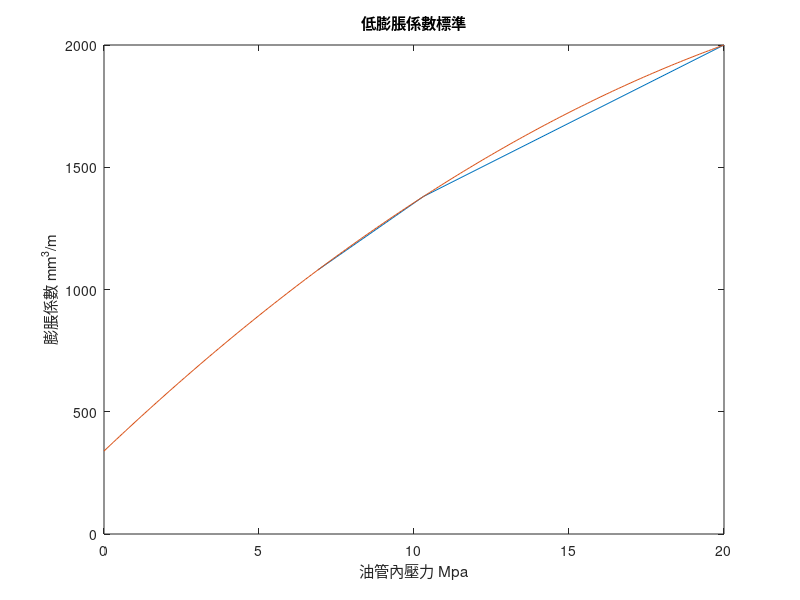
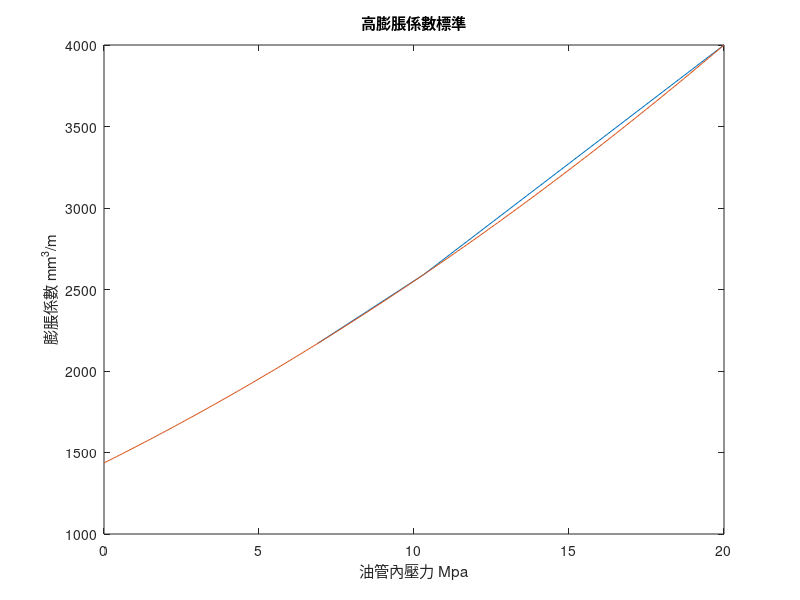

These charts were generated, in order, by the following MATLAB code:
clear
close all
clc
%% 低膨脹係數標準計算
cl=[1080,1380,2000];
pl=[6.9,10.3,20];
nl=polyfit(pl,cl,2);
pl_fit=0:0.1:20;
cl_fit=polyval(nl,pl_fit);
polyval(nl,5.67)
%% 畫圖
figure
plot(pl,cl)
hold on
plot(pl_fit,cl_fit)
title('低膨脹係數標準')
xlabel('油管內壓力 Mpa')
ylabel('膨脹係數 mm^3/m')
%% 高膨脹係數標準計算
ch=[2170,2590,4000];
ph=[6.9,10.3,20];
nh=polyfit(ph,ch,2);
ph_fit=0:0.1:20;
ch_fit=polyval(nh,ph_fit);
polyval(nh,5.67)
%% 畫圖
figure
plot(ph,ch)
hold on
plot(ph_fit,ch_fit)
title('高膨脹係數標準')
xlabel('油管內壓力 Mpa')
ylabel('膨脹係數 mm^3/m')
